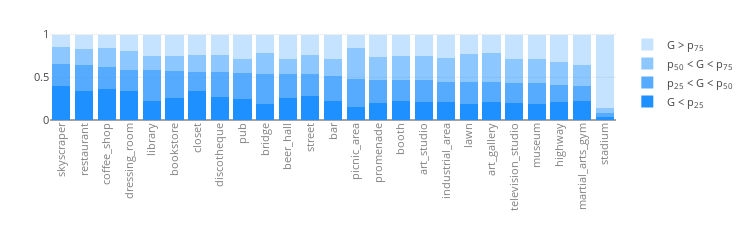
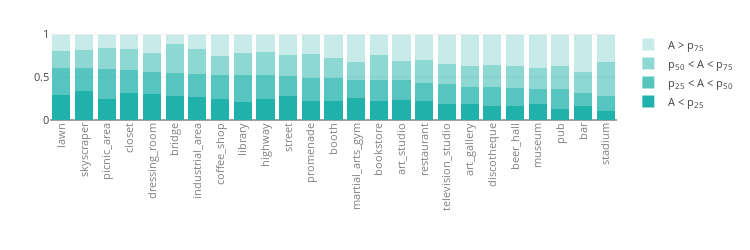

The code cell stored with these charts, in order, in its notebook:
### Code cell
gender_ages_data = pd.merge(gender_table[['mean', 'id']], ages_table[['25 per', 'id']], on='id')


def stat_plot(vis_table1, value_name, target_column, color, inverse_value=False):
    dd = []
    for loc in list(data1.keys()):
        cn = Counter()
        for photo in data1[loc]:
            for category, val in data1[loc][photo]['categories'].items():
                cn[category] += float(val)
        dd.append([loc, cn])

    dd1 = []
    for x in dd:
        dd1.append([x[0]] + [x[1][tag] for tag in tags])

    tags_info = pd.DataFrame(dd1)
    tags_info.columns=["id"] + tags

    vis_table1 = pd.merge(vis_table1, tags_info, on='id')

    x, y1, y2, y3, y4 = [],[],[],[],[]

    if inverse_value:
        vis_table1[target_column] = 1 - vis_table1[target_column]
    
    #rc = '50 per'
    th1 = np.percentile(vis_table1[target_column], 25)
    th2 = np.percentile(vis_table1[target_column], 50)
    th3 = np.percentile(vis_table1[target_column], 75)
    
    for tag in tags:
        try:

            val1 = sum(vis_table1[vis_table1[target_column]<th1][tag])
            val2 = sum(vis_table1[(vis_table1[target_column]>=th1) 
                                  & (vis_table1[target_column]<th2)][tag])
            val3 = sum(vis_table1[(vis_table1[target_column]>=th2) 
                                  & (vis_table1[target_column]<th3)][tag])
            val4 = sum(vis_table1[vis_table1[target_column]>=th3][tag])
            if val1 or val2 or val3 or val4:
                y1.append(val1)
                y2.append(val2)
                y3.append(val3)
                y4.append(val4)
                x.append(tag.split("/")[0])
            else:
                print("error: {}".format(tag))
                pass
        except:
            pass

    y1, y2, y3, y4 = np.array(y1), np.array(y2), np.array(y3), np.array(y4)

    y_sum = y1 + y2 + y3 + y4
    y1 /= y_sum
    y2 /= y_sum
    y3 /= y_sum
    y4 /= y_sum

    ids = np.flip(np.argsort(y1+y2, axis=0), axis=0)
    x = np.array(x)

    marker_style = dict(color=color)

    data = [
            go.Bar(x=x[ids], y=y1[ids], name="{} < p<sub>25</sub>".format(value_name),
                    hoverinfo="y", marker=marker_style),

            go.Bar(x=x[ids], y=y2[ids], 
                   name="p<sub>25</sub> < {} < p<sub>50</sub>".format(value_name),
                    hoverinfo="y", marker=marker_style, opacity=0.75),

            go.Bar(x=x[ids], y=y3[ids], 
                   name="p<sub>50</sub> < {} < p<sub>75</sub>".format(value_name),
                    hoverinfo="y", marker=marker_style, opacity=0.5),

            go.Bar(x=x[ids], y=y4[ids], 
                   name="{} > p<sub>75</sub>".format(value_name),
                    hoverinfo="y",marker=marker_style, opacity=0.25)
            ]

    layout = go.Layout(height=250, width=750, xaxis=dict(tickangle=-90, color='grey'),
                       margin=go.layout.Margin(t=30, b=130,l=50),
                       showlegend=True, font=dict(size=11), barmode='stack')

    fig = go.Figure(data=data, layout=layout)

    py.iplot(fig, show_link=False)

    
stat_plot(gender_table, 'G', 'mean', 'dodgerblue', True)
stat_plot(ages_table, 'A', '50 per', 'lightseagreen', False)

### Figure 1 — Plotly figure (JSON) as saved in the notebook; plotly's stock layout.template omitted (floating-point values rounded to 4 significant figures)
{"data": [{"hoverinfo": "y", "marker": {"color": "dodgerblue"}, "name": "G < p<sub>25</sub>", "type": "bar", "uid": "90356e92-df74-11e8-9afc-3c15c2cf2370", "x": ["skyscraper", "restaurant", "coffee_shop", "dressing_room", "library", "bookstore", "closet", "discotheque", "pub", "bridge", "beer_hall", "street", "bar", "picnic_area", "promenade", "booth", "art_studio", "industrial_area", "lawn", "art_gallery", "television_studio", "museum", "highway", "martial_arts_gym", "stadium"], "y": [0.3951, 0.3391, 0.3595, 0.3403, 0.2278, 0.26, 0.3377, 0.267, 0.2472, 0.1831, 0.2618, 0.2786, 0.2207, 0.1567, 0.1998, 0.228, 0.2059, 0.2124, 0.1892, 0.2068, 0.1933, 0.1861, 0.2081, 0.2178, 0.03]}, {"hoverinfo": "y", "marker": {"color": "dodgerblue"}, "name": "p<sub>25</sub> < G < p<sub>50</sub>", "opacity": 0.75, "type": "bar", "uid": "90357074-df74-11e8-b282-3c15c2cf2370", "x": ["skyscraper", "restaurant", "coffee_shop", "dressing_room", "library", "bookstore", "closet", "discotheque", "pub", "bridge", "beer_hall", "street", "bar", "picnic_area", "promenade", "booth", "art_studio", "industrial_area", "lawn", "art_gallery", "television_studio", "museum", "highway", "martial_arts_gym", "stadium"], "y": [0.2596, 0.3027, 0.2562, 0.248, 0.3516, 0.3157, 0.2261, 0.2906, 0.2972, 0.3564, 0.2764, 0.2574, 0.2923, 0.3201, 0.2726, 0.2432, 0.2614, 0.235, 0.2549, 0.2367, 0.2431, 0.2459, 0.2015, 0.1857, 0.0568]}, {"hoverinfo": "y", "marker": {"color": "dodgerblue"}, "name": "p<sub>50</sub> < G < p<sub>75</sub>", "opacity": 0.5, "type": "bar", "uid": "90357158-df74-11e8-b7b5-3c15c2cf2370", "x": ["skyscraper", "restaurant", "coffee_shop", "dressing_room", "library", "bookstore", "closet", "discotheque", "pub", "bridge", "beer_hall", "street", "bar", "picnic_area", "promenade", "booth", "art_studio", "industrial_area", "lawn", "art_gallery", "television_studio", "museum", "highway", "martial_arts_gym", "stadium"], "y": [0.2031, 0.1942, 0.2269, 0.2229, 0.1729, 0.1718, 0.1943, 0.2009, 0.1735, 0.2491, 0.1788, 0.2196, 0.1999, 0.3686, 0.267, 0.2808, 0.2821, 0.2754, 0.3255, 0.3404, 0.2767, 0.2865, 0.2653, 0.2372, 0.05024]}, {"hoverinfo": "y", "marker": {"color": "dodgerblue"}, "name": "G > p<sub>75</sub>", "opacity": 0.25, "type": "bar", "uid": "9035721e-df74-11e8-83c8-3c15c2cf2370", "x": ["skyscraper", "restaurant", "coffee_shop", "dressing_room", "library", "bookstore", "closet", "discotheque", "pub", "bridge", "beer_hall", "street", "bar", "picnic_area", "promenade", "booth", "art_studio", "industrial_area", "lawn", "art_gallery", "television_studio", "museum", "highway", "martial_arts_gym", "stadium"], "y": [0.1421, 0.164, 0.1575, 0.1888, 0.2477, 0.2525, 0.2419, 0.2415, 0.2821, 0.2114, 0.283, 0.2444, 0.2871, 0.1546, 0.2606, 0.248, 0.2506, 0.2771, 0.2304, 0.216, 0.2869, 0.2815, 0.325, 0.3593, 0.863]}], "layout": {"barmode": "stack", "font": {"size": 11}, "height": 250, "margin": {"b": 130, "l": 50, "t": 30}, "showlegend": true, "width": 750, "xaxis": {"color": "grey", "tickangle": -90}}}

### Figure 2 — Plotly figure (JSON) as saved in the notebook; plotly's stock layout.template omitted (floating-point values rounded to 4 significant figures)
{"data": [{"hoverinfo": "y", "marker": {"color": "lightseagreen"}, "name": "A < p<sub>25</sub>", "type": "bar", "uid": "90f27d1e-df74-11e8-98a9-3c15c2cf2370", "x": ["lawn", "skyscraper", "picnic_area", "closet", "dressing_room", "bridge", "industrial_area", "coffee_shop", "library", "highway", "street", "promenade", "booth", "martial_arts_gym", "bookstore", "art_studio", "restaurant", "television_studio", "art_gallery", "discotheque", "beer_hall", "museum", "pub", "bar", "stadium"], "y": [0.2958, 0.3449, 0.2435, 0.3177, 0.2986, 0.2795, 0.2691, 0.2482, 0.208, 0.2447, 0.2777, 0.2212, 0.2233, 0.2535, 0.2183, 0.2389, 0.2187, 0.1893, 0.1817, 0.1617, 0.1687, 0.1911, 0.1244, 0.1585, 0.1047]}, {"hoverinfo": "y", "marker": {"color": "lightseagreen"}, "name": "p<sub>25</sub> < A < p<sub>50</sub>", "opacity": 0.75, "type": "bar", "uid": "90f27f14-df74-11e8-9697-3c15c2cf2370", "x": ["lawn", "skyscraper", "picnic_area", "closet", "dressing_room", "bridge", "industrial_area", "coffee_shop", "library", "highway", "street", "promenade", "booth", "martial_arts_gym", "bookstore", "art_studio", "restaurant", "television_studio", "art_gallery", "discotheque", "beer_hall", "museum", "pub", "bar", "stadium"], "y": [0.3165, 0.2613, 0.3514, 0.2697, 0.2625, 0.2721, 0.271, 0.2804, 0.3196, 0.2792, 0.2339, 0.2662, 0.2631, 0.2145, 0.2453, 0.2233, 0.2198, 0.235, 0.2101, 0.2279, 0.2044, 0.175, 0.236, 0.1569, 0.1801]}, {"hoverinfo": "y", "marker": {"color": "lightseagreen"}, "name": "p<sub>50</sub> < A < p<sub>75</sub>", "opacity": 0.5, "type": "bar", "uid": "90f28022-df74-11e8-aee9-3c15c2cf2370", "x": ["lawn", "skyscraper", "picnic_area", "closet", "dressing_room", "bridge", "industrial_area", "coffee_shop", "library", "highway", "street", "promenade", "booth", "martial_arts_gym", "bookstore", "art_studio", "restaurant", "television_studio", "art_gallery", "discotheque", "beer_hall", "museum", "pub", "bar", "stadium"], "y": [0.1965, 0.2111, 0.2504, 0.2381, 0.2283, 0.3357, 0.2862, 0.2156, 0.2584, 0.2722, 0.2488, 0.2886, 0.2374, 0.214, 0.2981, 0.2283, 0.2606, 0.2258, 0.2417, 0.2551, 0.2592, 0.2412, 0.2671, 0.2458, 0.3992]}, {"hoverinfo": "y", "marker": {"color": "lightseagreen"}, "name": "A > p<sub>75</sub>", "opacity": 0.25, "type": "bar", "uid": "90f28112-df74-11e8-a3b8-3c15c2cf2370", "x": ["lawn", "skyscraper", "picnic_area", "closet", "dressing_room", "bridge", "industrial_area", "coffee_shop", "library", "highway", "street", "promenade", "booth", "martial_arts_gym", "bookstore", "art_studio", "restaurant", "television_studio", "art_gallery", "discotheque", "beer_hall", "museum", "pub", "bar", "stadium"], "y": [0.1913, 0.1828, 0.1547, 0.1745, 0.2106, 0.1127, 0.1737, 0.2558, 0.214, 0.2039, 0.2396, 0.224, 0.2762, 0.3179, 0.2384, 0.3095, 0.3008, 0.3499, 0.3665, 0.3553, 0.3678, 0.3927, 0.3725, 0.4389, 0.3161]}], "layout": {"barmode": "stack", "font": {"size": 11}, "height": 250, "margin": {"b": 130, "l": 50, "t": 30}, "showlegend": true, "width": 750, "xaxis": {"color": "grey", "tickangle": -90}}}
